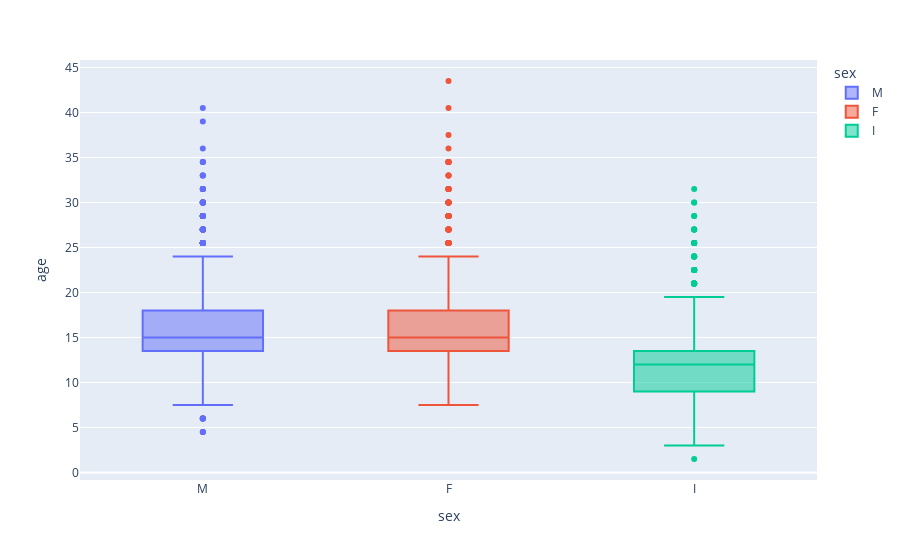

Notebook source saved alongside this figure:
### Code cell
# Checking for Outliers
fig = px.box(data_frame=data, 
            x='sex', 
            y='age', 
            color='sex')
fig.show()

### Figure 1 — Plotly figure (JSON) as saved in the notebook; plotly's stock layout.template omitted (floating-point values rounded to 4 significant figures; data arrays with more than 128 entries replaced by an {"elided": "..."} marker saying what was removed)
{"data": [{"alignmentgroup": "True", "hovertemplate": "sex=%{x}<br>age=%{y}<extra></extra>", "legendgroup": "M", "marker": {"color": "#636efa"}, "name": "M", "notched": false, "offsetgroup": "M", "orientation": "v", "showlegend": true, "type": "box", "x": {"elided": "1527 str values"}, "x0": " ", "xaxis": "x", "y": {"elided": "1527 float values"}, "y0": " ", "yaxis": "y"}, {"alignmentgroup": "True", "hovertemplate": "sex=%{x}<br>age=%{y}<extra></extra>", "legendgroup": "F", "marker": {"color": "#EF553B"}, "name": "F", "notched": false, "offsetgroup": "F", "orientation": "v", "showlegend": true, "type": "box", "x": {"elided": "1307 str values"}, "x0": " ", "xaxis": "x", "y": {"elided": "1307 float values"}, "y0": " ", "yaxis": "y"}, {"alignmentgroup": "True", "hovertemplate": "sex=%{x}<br>age=%{y}<extra></extra>", "legendgroup": "I", "marker": {"color": "#00cc96"}, "name": "I", "notched": false, "offsetgroup": "I", "orientation": "v", "showlegend": true, "type": "box", "x": {"elided": "1342 str values"}, "x0": " ", "xaxis": "x", "y": {"elided": "1342 float values"}, "y0": " ", "yaxis": "y"}], "layout": {"boxmode": "overlay", "legend": {"title": {"text": "sex"}, "tracegroupgap": 0}, "margin": {"t": 60}, "xaxis": {"anchor": "y", "categoryarray": ["M", "F", "I"], "categoryorder": "array", "domain": [0, 1], "title": {"text": "sex"}}, "yaxis": {"anchor": "x", "domain": [0, 1], "title": {"text": "age"}}}}
